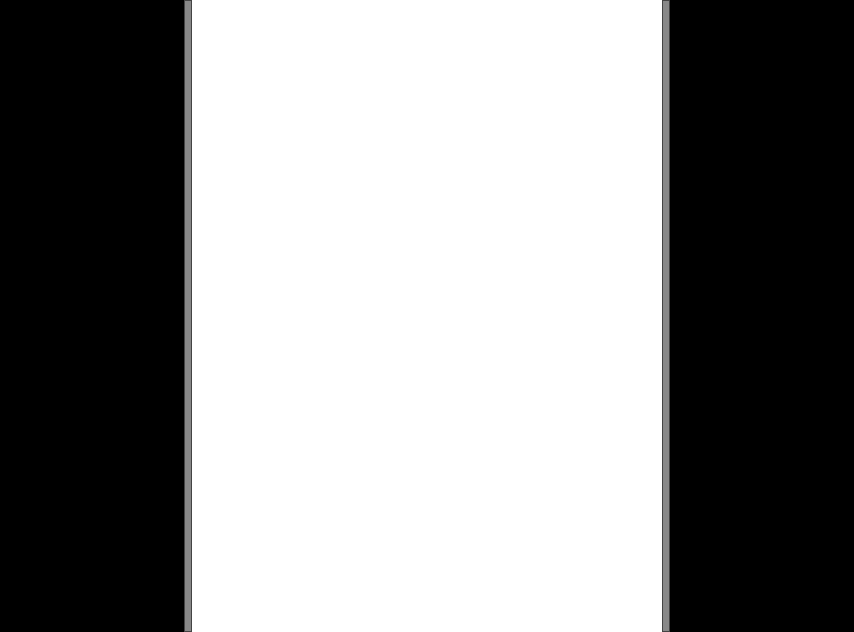
<?xml version="1.0" encoding="UTF-8"?>
<ui version="4.0">
 <class>FullScreenDialog</class>
 <widget class="QDialog" name="FullScreenDialog">
  <property name="windowModality">
   <enum>Qt::WindowModality::WindowModal</enum>
  </property>
  <property name="geometry">
   <rect>
    <x>0</x>
    <y>0</y>
    <width>854</width>
    <height>632</height>
   </rect>
  </property>
  <property name="sizePolicy">
   <sizepolicy hsizetype="Preferred" vsizetype="Preferred">
    <horstretch>0</horstretch>
    <verstretch>0</verstretch>
   </sizepolicy>
  </property>
  <property name="contextMenuPolicy">
   <enum>Qt::ContextMenuPolicy::NoContextMenu</enum>
  </property>
  <property name="windowTitle">
   <string/>
  </property>
  <property name="modal">
   <bool>false</bool>
  </property>
  <layout class="QVBoxLayout" name="verticalLayout">
   <property name="leftMargin">
    <number>0</number>
   </property>
   <property name="topMargin">
    <number>0</number>
   </property>
   <property name="rightMargin">
    <number>0</number>
   </property>
   <property name="bottomMargin">
    <number>0</number>
   </property>
   <item>
    <widget class="QSplitter" name="splitter">
     <property name="contextMenuPolicy">
      <enum>Qt::ContextMenuPolicy::NoContextMenu</enum>
     </property>
     <property name="styleSheet">
      <string notr="true">QSplitter::handle {
    background: #888;
    border: 1px solid #444;
}
QSplitter::handle:horizontal {
    width: 4px;
}
QSplitter::handle:vertical {
    height: 4px;
}
QSplitter::handle:hover {
    background: #aaa
}</string>
     </property>
     <property name="orientation">
      <enum>Qt::Orientation::Horizontal</enum>
     </property>
     <widget class="QFrame" name="frame">
      <property name="contextMenuPolicy">
       <enum>Qt::ContextMenuPolicy::NoContextMenu</enum>
      </property>
      <property name="styleSheet">
       <string notr="true">QFrame {
    background: black;
}</string>
      </property>
      <property name="frameShape">
       <enum>QFrame::Shape::StyledPanel</enum>
      </property>
      <property name="frameShadow">
       <enum>QFrame::Shadow::Raised</enum>
      </property>
     </widget>
     <widget class="TextEdit" name="textEdit">
      <property name="contextMenuPolicy">
       <enum>Qt::ContextMenuPolicy::NoContextMenu</enum>
      </property>
      <property name="frameShape">
       <enum>QFrame::Shape::NoFrame</enum>
      </property>
      <property name="frameShadow">
       <enum>QFrame::Shadow::Plain</enum>
      </property>
      <property name="horizontalScrollBarPolicy">
       <enum>Qt::ScrollBarPolicy::ScrollBarAlwaysOff</enum>
      </property>
     </widget>
     <widget class="QFrame" name="frame_2">
      <property name="contextMenuPolicy">
       <enum>Qt::ContextMenuPolicy::NoContextMenu</enum>
      </property>
      <property name="styleSheet">
       <string notr="true">QFrame {
    background: Black;
}</string>
      </property>
      <property name="frameShape">
       <enum>QFrame::Shape::StyledPanel</enum>
      </property>
      <property name="frameShadow">
       <enum>QFrame::Shadow::Raised</enum>
      </property>
     </widget>
    </widget>
   </item>
  </layout>
 </widget>
 <customwidgets>
  <customwidget>
   <class>TextEdit</class>
   <extends>QTextEdit</extends>
   <header>TextEdit.h</header>
  </customwidget>
 </customwidgets>
 <resources/>
 <connections/>
</ui>
